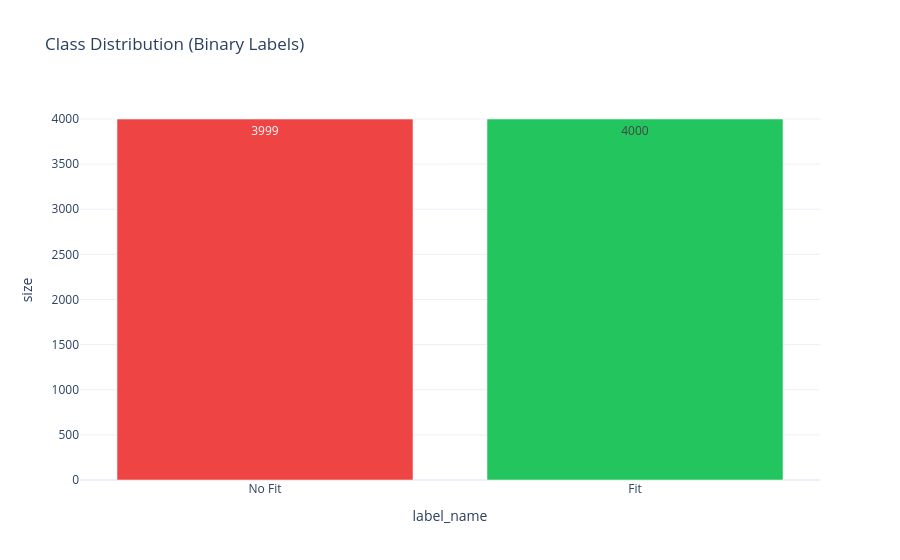

Write notebook code for a chart like this one.
### Markdown cell above
## EDA — class distribution

### Code cell
class_counts = (
    df.groupby('label', as_index=False)
      .size()
      .assign(label_name=lambda x: x['label'].map({0: 'No Fit', 1: 'Fit'}))
)
fig = px.bar(
    class_counts,
    x='label_name',
    y='size',
    text='size',
    title='Class Distribution (Binary Labels)',
    color='label_name',
    color_discrete_map={'No Fit': '#ef4444', 'Fit': '#22c55e'},
)
fig.update_layout(showlegend=False, template='plotly_white')
fig.show()

### Figure 1 — Plotly figure (JSON) as saved in the notebook; plotly's stock layout.template omitted (floating-point values rounded to 4 significant figures)
{"data": [{"alignmentgroup": "True", "hovertemplate": "label_name=%{x}<br>size=%{text}<extra></extra>", "legendgroup": "No Fit", "marker": {"color": "#ef4444", "pattern": {"shape": ""}}, "name": "No Fit", "offsetgroup": "No Fit", "orientation": "v", "showlegend": true, "text": [3999], "textposition": "auto", "type": "bar", "x": ["No Fit"], "xaxis": "x", "y": [3999], "yaxis": "y"}, {"alignmentgroup": "True", "hovertemplate": "label_name=%{x}<br>size=%{text}<extra></extra>", "legendgroup": "Fit", "marker": {"color": "#22c55e", "pattern": {"shape": ""}}, "name": "Fit", "offsetgroup": "Fit", "orientation": "v", "showlegend": true, "text": [4000], "textposition": "auto", "type": "bar", "x": ["Fit"], "xaxis": "x", "y": [4000], "yaxis": "y"}], "layout": {"barmode": "relative", "legend": {"title": {"text": "label_name"}, "tracegroupgap": 0}, "showlegend": false, "title": {"text": "Class Distribution (Binary Labels)"}, "xaxis": {"anchor": "y", "categoryarray": ["No Fit", "Fit"], "categoryorder": "array", "domain": [0, 1], "title": {"text": "label_name"}}, "yaxis": {"anchor": "x", "domain": [0, 1], "title": {"text": "size"}}}}
